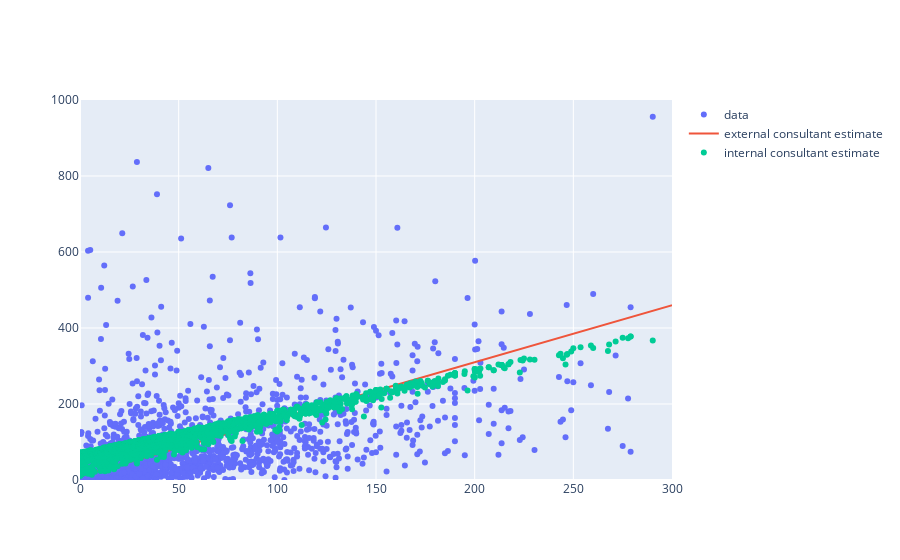

This figure's notebook cell:
### Code cell
from plotly.offline import iplot, init_notebook_mode
init_notebook_mode(connected=True)

from graph import trace_values, m_b_trace, plot
plot([revenues_per_budgets_trace, consultant_estimated_revenues_trace, internal_consultant_estimated_trace], revenues_layout)

### Figure 1 — Plotly figure (JSON) as saved in the notebook; plotly's stock layout.template omitted (floating-point values rounded to 4 significant figures; data arrays with more than 128 entries replaced by an {"elided": "..."} marker saying what was removed)
{"data": [{"mode": "markers", "name": "data", "text": {"elided": "1776 str values"}, "type": "scatter", "x": {"elided": "1776 float values"}, "y": {"elided": "1776 float values"}}, {"mode": "lines", "name": "external consultant estimate", "text": [], "type": "scatter", "x": {"elided": "1776 float values"}, "y": {"elided": "1776 float values"}}, {"mode": "markers", "name": "internal consultant estimate", "text": [], "type": "scatter", "x": {"elided": "1776 float values"}, "y": {"elided": "1776 float values"}}], "layout": {"xaxis": {"range": [0, 300]}, "yaxis": {"range": [0, 1000]}}}
